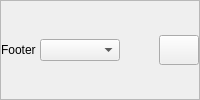
             <widget class="QFrame" name="footer_7">
              <property name="maximumSize">
               <size>
                <width>16777215</width>
                <height>16777215</height>
               </size>
              </property>
              <property name="frameShape">
               <enum>QFrame::StyledPanel</enum>
              </property>
              <property name="frameShadow">
               <enum>QFrame::Raised</enum>
              </property>
              <layout class="QHBoxLayout" name="horizontalLayout_50">
               <property name="spacing">
                <number>4</number>
               </property>
               <property name="leftMargin">
                <number>0</number>
               </property>
               <property name="topMargin">
                <number>0</number>
               </property>
               <property name="rightMargin">
                <number>0</number>
               </property>
               <property name="bottomMargin">
                <number>0</number>
               </property>
               <item>
                <widget class="QLabel" name="footer_8">
                 <property name="minimumSize">
                  <size>
                   <width>0</width>
                   <height>0</height>
                  </size>
                 </property>
                 <property name="maximumSize">
                  <size>
                   <width>70</width>
                   <height>16777215</height>
                  </size>
                 </property>
                 <property name="text">
                  <string>Footer</string>
                 </property>
                </widget>
               </item>
               <item>
                <widget class="QComboBox" name="changeSelectedColor_36">
                 <property name="minimumSize">
                  <size>
                   <width>80</width>
                   <height>0</height>
                  </size>
                 </property>
                 <property name="maximumSize">
                  <size>
                   <width>80</width>
                   <height>16777215</height>
                  </size>
                 </property>
                </widget>
               </item>
               <item>
                <widget class="QLabel" name="selectedColor_36">
                 <property name="minimumSize">
                  <size>
                   <width>0</width>
                   <height>24</height>
                  </size>
                 </property>
                 <property name="maximumSize">
                  <size>
                   <width>50</width>
                   <height>24</height>
                  </size>
                 </property>
                 <property name="text">
                  <string/>
                 </property>
                </widget>
               </item>
               <item>
                <widget class="QPushButton" name="colorPicker_36">
                 <property name="minimumSize">
                  <size>
                   <width>40</width>
                   <height>30</height>
                  </size>
                 </property>
                 <property name="maximumSize">
                  <size>
                   <width>40</width>
                   <height>30</height>
                  </size>
                 </property>
                 <property name="cursor">
                  <cursorShape>PointingHandCursor</cursorShape>
                 </property>
                 <property name="text">
                  <string/>
                 </property>
                </widget>
               </item>
              </layout>
             </widget>
